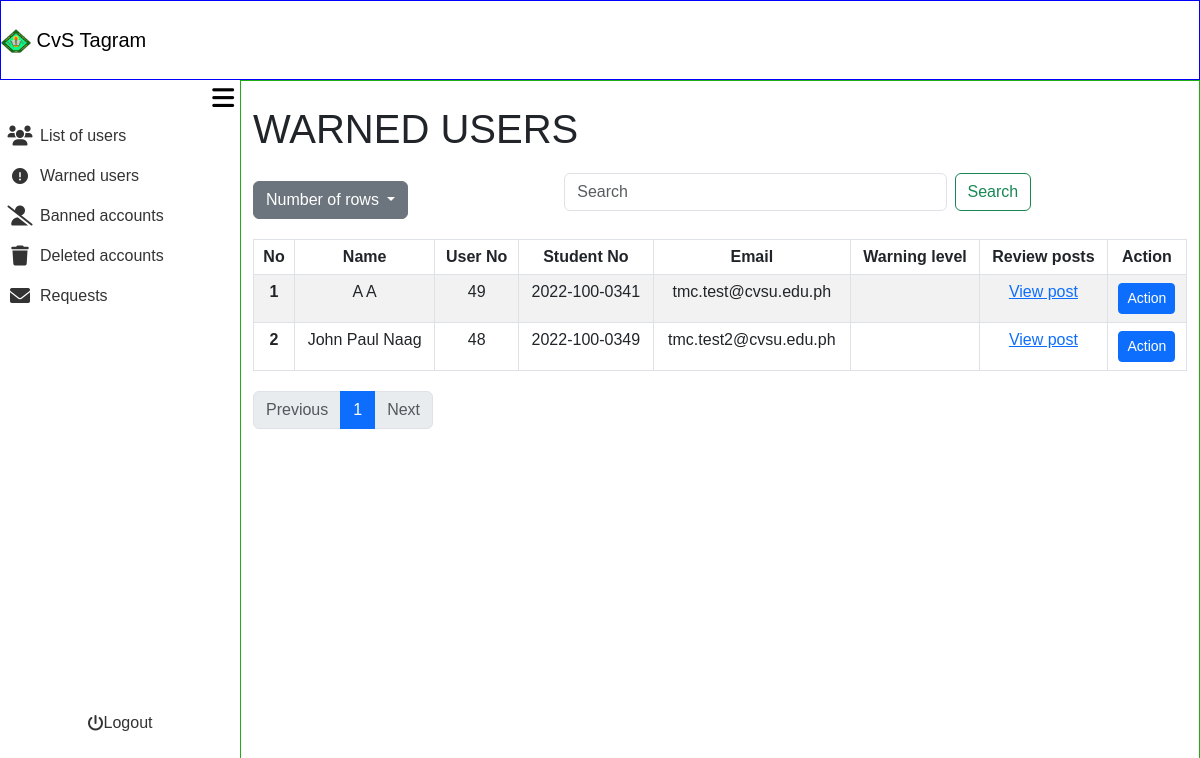
The app's page /admin_area/warned_user.php (signed in), older data.
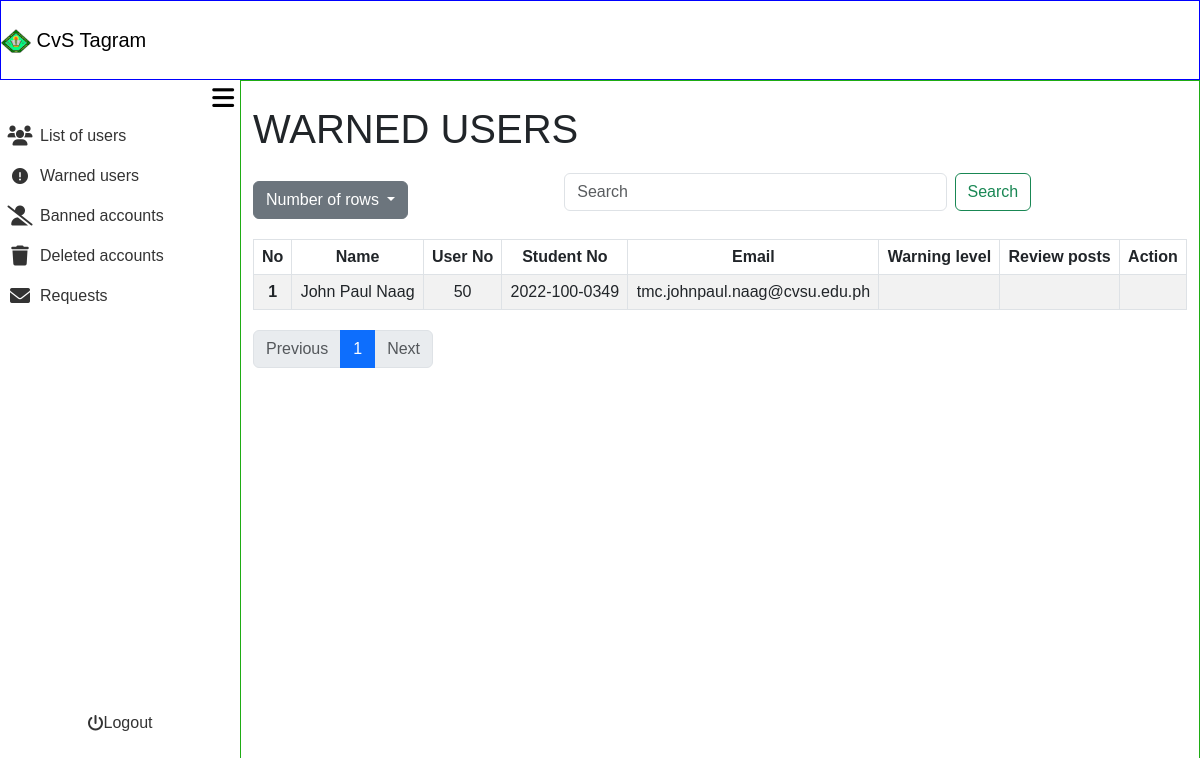
The same page, newer data.
### tables this page shows
CREATE TABLE `user_registration` (
  `user_no` int(11) NOT NULL,
  `user_ip` varchar(255) NOT NULL,
  `user_ID` varchar(255) NOT NULL,
  `email` varchar(255) NOT NULL,
  `student_no` varchar(13) NOT NULL,
  `fname` varchar(255) NOT NULL,
  `lname` varchar(255) NOT NULL,
  `bday` date NOT NULL,
  `gender` varchar(20) NOT NULL,
  `coverphoto` varchar(250) NOT NULL,
  `profilepicture` varchar(250) NOT NULL,
  `created_at` timestamp NOT NULL DEFAULT current_timestamp(),
  `updated_at` timestamp NOT NULL DEFAULT current_timestamp() ON UPDATE current_timestamp(),
  `user_password` varchar(255) NOT NULL,
  `is_setup_complete` tinyint(1) DEFAULT 0
);

### admin_area/warned_user.php (the view, shortened to what the changed rows need)
<?php
require_once '../include/connect.php';
require_once '../include/bootsrap.php';
?>
<!DOCTYPE html>
<html lang="en">
<head>
    <link rel="stylesheet" href="admin_dashbaord.css?v=<?php echo time(); ?>">
</head>
<body>
<div class="container-fluid screen">
    <div class="container-fluid contbody">
        <div class="container-fluid content">
<?php
$search = isset($_GET['search']) ? trim($_GET['search']) : '';
$sort_column = isset($_GET['sort']) ? $_GET['sort'] : 'lname';
$sort_direction = isset($_GET['direction']) && $_GET['direction'] == 'desc' ? 'desc' : 'asc';
$rows_per_page = isset($_GET['rows']) ? intval($_GET['rows']) : 10;
$page = isset($_GET['page']) ? intval($_GET['page']) : 1;
$offset = ($page - 1) * $rows_per_page;
$searchFilter = !empty($search) ? " AND (ur.fname LIKE '%$search%' OR ur.lname LIKE '%$search%' OR ur.email LIKE '%$search%' OR ur.student_no LIKE '%$search%' OR ur.user_no LIKE '%$search%')" : "";
$usersQuery = "SELECT ur.fname, ur.lname, ur.user_no, ur.student_no, ur.created_at, ur.email, uw.warning_level, ub.ban_level, IFNULL(COUNT(pr.report_id), 0) AS report_count
               FROM user_registration ur
               LEFT JOIN post_reports pr ON ur.user_no = pr.user_no
               LEFT JOIN user_warnings uw ON ur.user_no = uw.user_no
               LEFT JOIN user_bans ub ON ur.user_no = ub.user_no
               WHERE 1=1 $searchFilter
               GROUP BY ur.user_no
               ORDER BY $sort_column $sort_direction
               LIMIT $rows_per_page OFFSET $offset";
$usersResult = $con->query($usersQuery);
$totalQuery = "SELECT COUNT(*) AS total FROM user_registration";
$totalResult = $con->query($totalQuery);
$totalRecords = $totalResult->fetch_assoc()['total'];
$totalPages = ceil($totalRecords / $rows_per_page);
?>
    <div class="container mt-4 ">
        <h1>WARNED USERS</h1>
        <table class="table table-bordered table-striped">
            <thead>
                <tr>
                    <th scope="col">No</th>
                    <th scope="col" class="sortable <?php echo ($sort_column == 'fname') ? ($sort_direction == 'asc' ? 'asc' : 'desc') : ''; ?>" onclick="sortTable('fname')">Name</th>
                    <th scope="col" class="sortable <?php echo ($sort_column == 'user_no') ? ($sort_direction == 'asc' ? 'asc' : 'desc') : ''; ?>" onclick="sortTable('user_no')">User No</th>
                    <th scope="col" class="sortable <?php echo ($sort_column == 'student_no') ? ($sort_direction == 'asc' ? 'asc' : 'desc') : ''; ?>" onclick="sortTable('student_no')">Student No<i class="fa-solid fa-sort-up"></i><i class="fa-solid fa-sort-down"></i></th>
                    <th scope="col" class="sortable <?php echo ($sort_column == 'email') ? ($sort_direction == 'asc' ? 'asc' : 'desc') : ''; ?>" onclick="sortTable('email')">Email</th>
                    <th scope="col" class="sortable <?php echo ($sort_column == 'warning_level') ? ($sort_direction == 'asc' ? 'asc' : 'desc') : ''; ?>" onclick="sortTable('warning_level')">Warning level<i class="fa-solid fa-sort-up"></i><i class="fa-solid fa-sort-down"></i></th>
                    <th scope="col">Review posts</th>
                    <th scope="col">Action</th>
                </tr>
            </thead>
            <tbody>
                <?php
                $line_number = $offset + 1;
                while ($user = $usersResult->fetch_assoc()): ?>
                    <tr>
                        <th scope="row"><?php echo htmlspecialchars($line_number++); ?></th>
                        <td><?php echo htmlspecialchars($user['fname'] . ' ' . $user['lname']); ?></td>
                        <td><?php echo htmlspecialchars($user['user_no']); ?></td>
                        <td><?php echo htmlspecialchars($user['student_no']); ?></td>
                        <td><?php echo htmlspecialchars($user['email']); ?></td>
                        <td><?php echo htmlspecialchars($user['warning_level']); ?></td>
                        <td>
                        <?php if ($user['report_count'] > 0): ?>
                            <a class="Review_posts text-primary" href="../admin_area/review_post.php?user_no=<?php echo htmlspecialchars($user['user_no']); ?>">View post</a>
                            <?php else: ?>
                            <?php endif; ?>
                        </td>
                        <td>
                            <?php if ($user['report_count'] > 0): ?>
                                <a href="admin_action.php?user_no=<?php echo htmlspecialchars($user['user_no']); ?>" class="btn btn-primary btn-sm">Action</a>
                            <?php else: ?>
                            <?php endif; ?>
                        </td>
                    </tr>
                <?php endwhile; ?>
            </tbody>
        </table>
        <nav aria-label="Page navigation">
            <ul class="pagination">
                <?php for ($i = 1; $i <= $totalPages; $i++): ?>
                    <li class="page-item <?php if ($i == $page) echo 'active'; ?>">
                        <a class="page-link" href="?rows=<?php echo $rows_per_page; ?>&page=<?php echo $i; ?>&sort=<?php echo $sort_column; ?>&direction=<?php echo $sort_direction; ?>"><?php echo $i; ?></a>
                    </li>
                <?php endfor; ?>
            </ul>
        </nav>
    </div>
        </div>
    </div>
</div>
</body>
</html>

Row changes from the older to the newer data that the page shows:
removed user_registration: fname+lname "A A", user_no "49", student_no "2022-100-0341", email "tmc.test@cvsu.edu.ph"
removed user_registration: fname+lname "John Paul Naag", user_no "48", student_no "2022-100-0349", email "tmc.test2@cvsu.edu.ph"
added user_registration: fname+lname "John Paul Naag", user_no "50", student_no "2022-100-0349", email "tmc.johnpaul.naag@cvsu.edu.ph"
